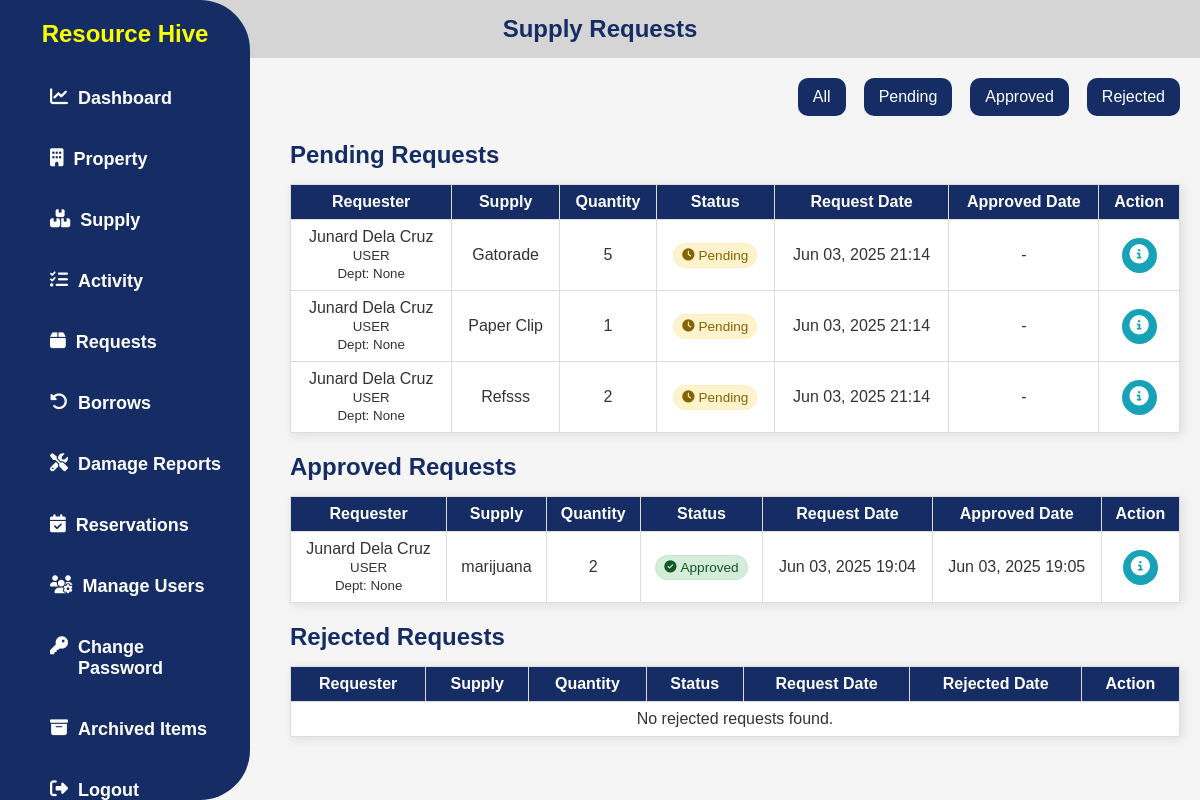
/my-supply-requests/ (signed in), run on an earlier commit of the app's database.
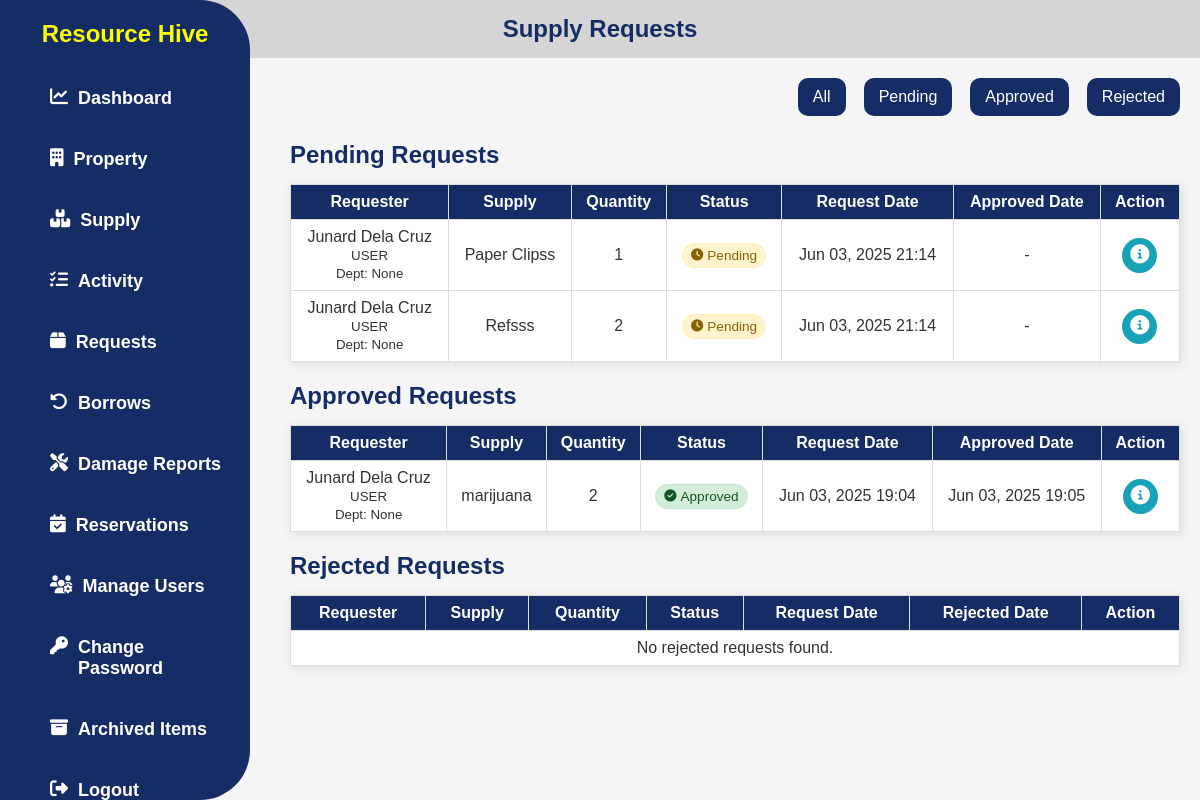
And on a later commit of the database.
### app/models.py (models this page shows, shortened)
class SupplyRequest(models.Model):
    STATUS_CHOICES = [
        ('pending', 'Pending'),
        ('approved', 'Approved'),
        ('rejected', 'Rejected'),
    ]
    user = models.ForeignKey(User, on_delete=models.CASCADE)
    supply = models.ForeignKey(Supply, on_delete=models.CASCADE)
    quantity = models.PositiveIntegerField()
    request_date = models.DateTimeField(auto_now_add=True)
    purpose = models.TextField()
    approved_date = models.DateTimeField(null=True, blank=True)
    status = models.CharField(max_length=20, choices=STATUS_CHOICES, default='pending')
    remarks = models.TextField(blank=True, null=True)

class UserProfile(models.Model):
    user = models.OneToOneField(User, on_delete=models.CASCADE)
    ROLE_CHOICES = [
        ('ADMIN', 'ADMIN'),
        ('USER', 'USER'),
    ]
    role = models.CharField(max_length=20, choices=ROLE_CHOICES)
    department = models.ForeignKey(Department, on_delete=models.SET_NULL, null=True, blank=True)
    phone = models.CharField(max_length=20, blank=True, null=True)

class Supply(models.Model):
    STATUS_CHOICES = [
        ('low_stock', 'Low Stock'),
        ('out_of_stock', 'Out of Stock'),
        ('available', 'Available'),
    ]
    supply_name = models.CharField(max_length=255)
    category = models.ForeignKey(SupplyCategory, on_delete=models.SET_NULL, null=True, blank=True)
    subcategory = models.ForeignKey(SupplySubcategory, on_delete=models.SET_NULL, null=True, blank=True)
    description = models.TextField(blank=True, null=True)
    barcode = models.CharField(max_length=100, unique=True, null=True, blank=True)
    available_for_request = models.BooleanField(default=True)
    date_received = models.DateField()
    expiration_date = models.DateField(null=True, blank=True)
    last_updated = models.DateTimeField(auto_now=True)
    is_archived = models.BooleanField(default=False)
    class Meta:
        permissions = [
            ("view_admin_dashboard", "Can view  admin dashboard"),
            ("view_checkout_page", "Can view checkout page"),
            ("view_user_dashboard", "Can view user dashboard"), #user side permissions
            ("view_user_module", "Can view user module"),
            ("view_admin_module", "Can view admin module"),
        ]

### app/views.py (the view)
# urls.py: path('my-supply-requests/', UserSupplyRequestListView.as_view(), name='user_supply_requests'),
class UserSupplyRequestListView(PermissionRequiredMixin, ListView):
    model = SupplyRequest
    template_name = 'app/requests.html'
    permission_required = 'app.view_admin_module'
    context_object_name = 'requests'
    paginate_by = 10
    def get_queryset(self):
        return SupplyRequest.objects.select_related('user', 'user__userprofile', 'supply').order_by('-request_date')
    def get_context_data(self, **kwargs):
        context = super().get_context_data(**kwargs)
        all_requests = self.get_queryset()
        context['pending_requests'] = all_requests.filter(status='pending')
        context['approved_requests'] = all_requests.filter(status='approved')
        context['rejected_requests'] = all_requests.filter(status='rejected')
        return context

### app/templates/app/requests.html (shortened to what this page needs)
{% load static %}
<!DOCTYPE html>
<html lang="en">
<head>
  <link rel="stylesheet" href="{% static 'css/style.css' %}" />
  <link rel="stylesheet" href="https://cdnjs.cloudflare.com/ajax/libs/font-awesome/6.4.2/css/all.min.css" />
</head>
<body>
  {% include 'app/navbar.html' %}
  <div class="parent">
    <div class="div1">
      <h2>Supply Requests</h2>
    </div>
    <main class="content">
      <div class="request-controls">
        <div class="button-group">
          <button onclick="filterStatus('all')" class="filter-btn">All</button>
          <button onclick="filterStatus('pending')" class="filter-btn">Pending</button>
          <button onclick="filterStatus('approved')" class="filter-btn">Approved</button>
          <button onclick="filterStatus('rejected')" class="filter-btn">Rejected</button>
        </div>
      </div>
      <div class="status-table" data-status="pending">
        <h3>Pending Requests</h3>
        <table>
          <thead>
            <tr>
              <th>Requester</th>
              <th>Supply</th>
              <th>Quantity</th>
              <th>Status</th>
              <th>Request Date</th>
              <th>Approved Date</th>
              <th>Action</th>
            </tr>
          </thead>
          <tbody>
            {% for request in pending_requests %}
            <tr>
              <td>
                {% with request.user.first_name as first_name %}
                {% with request.user.last_name as last_name %}
                  {% if first_name or last_name %}
                    {{ first_name }} {{ last_name }}
                  {% else %}
                    {{ request.user.username }}
                  {% endif %}
                {% endwith %}
                {% endwith %}
                <br/>
                <small>{{ request.user.userprofile.get_role_display }}<br/>Dept: {{ request.user.userprofile.department }}</small>
              </td>
              <td>{{ request.supply.supply_name }}</td>
              <td>{{ request.quantity }}</td>
              <td>
                <span class="status-badge status-{{ request.status|lower|cut:' ' }}">
                  {% if request.status == 'pending' %}
                    <i class="fas fa-clock"></i>
                  {% elif request.status == 'approved' %}
                    <i class="fas fa-check-circle"></i>
                  {% elif request.status == 'declined' %}
                    <i class="fas fa-times-circle"></i>
                  {% endif %}
                  {{ request.get_status_display }}
                </span>
              </td>
              <td>{{ request.request_date|date:"M d, Y H:i" }}</td>
              <td>{% if request.approved_date %}{{ request.approved_date|date:"M d, Y H:i" }}{% else %}-{% endif %}</td>
              <td>
                <a href="{% url 'request_detail' request.id %}" class="details-btn" title="View Details">
                  <i class="fas fa-info-circle"></i>
                </a>
              </td>
            </tr>
            {% empty %}
            <tr><td colspan="7">No pending requests found.</td></tr>
            {% endfor %}
          </tbody>
        </table>
      </div>
      <div class="status-table" data-status="approved">
        <h3>Approved Requests</h3>
        <table>
          <thead>
            <tr>
              <th>Requester</th>
              <th>Supply</th>
              <th>Quantity</th>
              <th>Status</th>
              <th>Request Date</th>
              <th>Approved Date</th>
              <th>Action</th>
            </tr>
          </thead>
          <tbody>
            {% for request in approved_requests %}
            <tr>
              <td>
                {% with request.user.first_name as first_name %}
                {% with request.user.last_name as last_name %}
                  {% if first_name or last_name %}
                    {{ first_name }} {{ last_name }}
                  {% else %}
                    {{ request.user.username }}
                  {% endif %}
                {% endwith %}
                {% endwith %}
                <br/>
                <small>{{ request.user.userprofile.get_role_display }}<br/>Dept: {{ request.user.userprofile.department }}</small>
              </td>
              <td>{{ request.supply.supply_name }}</td>
              <td>{{ request.quantity }}</td>
              <td>
                <span class="status-badge status-{{ request.status|lower|cut:' ' }}">
                  {% if request.status == 'pending' %}
                    <i class="fas fa-clock"></i>
                  {% elif request.status == 'approved' %}
                    <i class="fas fa-check-circle"></i>
                  {% elif request.status == 'declined' %}
                    <i class="fas fa-times-circle"></i>
                  {% endif %}
                  {{ request.get_status_display }}
                </span>
              </td>
              <td>{{ request.request_date|date:"M d, Y H:i" }}</td>
              <td>{% if request.approved_date %}{{ request.approved_date|date:"M d, Y H:i" }}{% else %}-{% endif %}</td>
              <td>
                <a href="{% url 'request_detail' request.id %}" class="details-btn" title="View Details">
                  <i class="fas fa-info-circle"></i>
                </a>
              </td>
            </tr>
            {% empty %}
            <tr><td colspan="7">No approved requests found.</td></tr>
            {% endfor %}
          </tbody>
        </table>
      </div>
      <div class="status-table" data-status="rejected">
        <h3>Rejected Requests</h3>
        <table>
          <thead>
            <tr>
              <th>Requester</th>
              <th>Supply</th>
              <th>Quantity</th>
              <th>Status</th>
              <th>Request Date</th>
              <th>Rejected Date</th>
              <th>Action</th>
            </tr>
          </thead>
          <tbody>
            {% for request in rejected_requests %}
            <tr>
              <td>
                {% with request.user.first_name as first_name %}
                {% with request.user.last_name as last_name %}
                  {% if first_name or last_name %}
                    {{ first_name }} {{ last_name }}
                  {% else %}
                    {{ request.user.username }}
                  {% endif %}
                {% endwith %}
                {% endwith %}
                <br/>
                <small>{{ request.user.userprofile.get_role_display }}<br/>Dept: {{ request.user.userprofile.department }}</small>
              </td>
              <td>{{ request.supply.supply_name }}</td>
              <td>{{ request.quantity }}</td>
              <td>
                <span class="status-badge status-{{ request.status|lower|cut:' ' }}">
                  {% if request.status == 'pending' %}
                    <i class="fas fa-clock"></i>
                  {% elif request.status == 'approved' %}
                    <i class="fas fa-check-circle"></i>
                  {% elif request.status == 'declined' %}
                    <i class="fas fa-times-circle"></i>
                  {% endif %}
                  {{ request.get_status_display }}
                </span>
              </td>
              <td>{{ request.request_date|date:"M d, Y H:i" }}</td>
              <td>{% if request.approved_date %}{{ request.approved_date|date:"M d, Y H:i" }}{% else %}-{% endif %}</td>
              <td>
                <a href="{% url 'request_detail' request.id %}" class="details-btn" title="View Details">
                  <i class="fas fa-info-circle"></i>
                </a>
              </td>
            </tr>
            {% empty %}
            <tr><td colspan="7">No rejected requests found.</td></tr>
            {% endfor %}
          </tbody>
        </table>
      </div>
    </main>
  </div>
</body>
</html>

### app/templates/app/navbar.html (shortened to what this page needs)
<nav class="sidebar">
  <h1>Resource Hive</h1>
  <ul>
    <li>
      <a href="{% url 'dashboard' %}">
        <i class="fas fa-chart-line"></i> Dashboard
      </a>
    </li>
    <li>
      <a href="{% url 'property_list' %}">
        <i class="fas fa-building"></i> Property
      </a>
    </li>
    <li>
      <a href="{% url 'supply_list' %}">
        <i class="fas fa-boxes"></i> Supply
      </a>
    </li>
    <li>
      <a href="{% url 'activity' %}"> <i class="fas fa-tasks"></i> Activity </a>
    </li>
    <li>
      <a href="{% url 'user_supply_requests' %}">
        <i class="fas fa-box"></i> Requests
      </a>
    </li>
    <li>
      <a href="{% url 'user_borrow_requests' %}">
        <i class="fas fa-undo-alt"></i> Borrows
      </a>
    </li>
    <li>
      <a href="{% url 'user_damage_reports' %}">
        <i class="fas fa-tools"></i> Damage Reports
      </a>
    </li>
    <li>
      <a href="{% url 'user_reservations' %}">
        <i class="fas fa-calendar-check"></i> Reservations
      </a>
    </li>
    <li>
      <a href="{% url 'manage_users' %}">
        <i class="fas fa-users-cog"></i> Manage Users
      </a>
    </li>
    <li>
      <a href="{% url 'password_change' %}">
        <i class="fas fa-key"></i> Change Password
      </a>
    </li>
    <li>
      <a href="{% url 'archived_items' %}">
        <i class="fas fa-archive"></i> Archived Items
      </a>
    </li>
    <li class="logout-button">
      <a
        href="#"
        onclick="event.preventDefault(); if (confirm('Are you sure you want to log out?')) { document.getElementById('logout-form').submit(); }"
      >
        <i class="fas fa-sign-out-alt"></i> Logout
      </a>
    </li>
  </ul>
</nav>

### static/css/style.css (style rules this page uses)
body { font-family: Arial, sans-serif; margin: 0; padding: 0; background-color: whitesmoke; }
h1 { text-align: center; margin-top: 20px; color: #fbff00; }
.sidebar { width: 250px; height: 100%; background-color: #152d64; border-top-right-radius: 50px; border-bottom-right-radius: 50px; position: fixed; top: 0; left: 0; }
.sidebar ul { list-style-type: none; padding: 0; }
.sidebar ul li { padding: 20px; display: flex; justify-content: left; height: 100%; padding-left: 50px; }
.sidebar ul li a { color: white; text-decoration: none; font-size: 18px; display: flex; gap: 10px; font-weight: bold; }
.content { margin-left: 270px; padding: 20px; }
table { width: 100%; border-collapse: collapse; background: white; box-shadow: 2px 2px 10px rgba(0, 0, 0, 0.1); }
th, td { padding: 8px 12px; text-align: center; border: 1px solid #ddd; }
th { background-color: #152d64; color: white; font-weight: bold; }
td { color: #333; }
.request-controls { display: flex; justify-content: flex-start; align-items: center; margin-bottom: 5px; margin-left: auto; }
.request-controls button { background-color: #152d64; color: white; border: none; padding: 10px 15px; font-size: 16px; border-radius: 10px; cursor: pointer; transition: 0.3s ease; margin-left: 10px; }
span { font-weight: bolder; }
.parent { flex-direction: column; gap: 30px; }
.div1 h2 { text-align: center; color: #152d64; font-size: 24px; margin-bottom: 0; margin-top: 0; background-color: #d5d5d5; padding: 15px; }
h3 { color: #152d64; font-size: 1.5rem; margin-bottom: 15px; margin-top: 15px; }
.content { display: flex; flex-direction: column; gap: 5px; margin-top: 0; }
.button-group { display: flex; gap: 8px; justify-content: center; }
.filter-btn { background-color: #152d64; color: white; border: none; padding: 10px 20px; border-radius: 6px; cursor: pointer; font-size: 14px; transition: background-color 0.3s ease; }
.status-badge { padding: 4px 8px; border-radius: 15px; font-size: 0.85em; font-weight: 500; text-transform: capitalize; display: inline-flex; align-items: center; gap: 4px; min-width: fit-content; text-align: center; white-space: nowrap; }
.status-badge i { font-size: 0.9em; }
.status-pending { background-color: #fff3cd; color: #856404; border: 1px solid #ffeeba; }
.status-approved { background-color: #d4edda; color: #155724; border: 1px solid #c3e6cb; }
.details-btn { width: 35px; height: 35px; border-radius: 50%; border: none; display: inline-flex; align-items: center; justify-content: center; cursor: pointer; transition: all 0.3s ease; background-color: #17a2b8; color: white; text-decoration: none; }
.details-btn i { font-size: 1.2em; }

What changed in the data, as far as the page shows it:
removed SupplyRequest: user.first_name "Junard", user.last_name "Dela Cruz", user.userprofile.role "USER", user.userprofile.department "None", supply.supply_name "Gatorade", quantity "5", status "Pending", request_date "Jun 03, 2025 21:14", shown under "Pending Requests"
changed through a linked row, SupplyRequest: supply.supply_name "Paper Clip" → "Paper Clipss"
